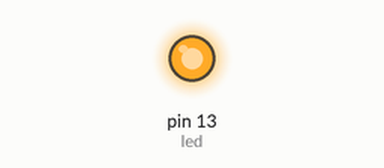
Recording of a sketch running on a simulated Arduino Uno, built with avr-gcc and run on an emulated ATmega328P. Parts: output pins drawn as LEDs (lit = HIGH).

Above: at 2.5 s.
At 7.5 s:
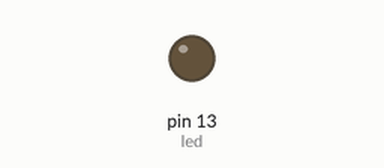
Timing chart, 0 to 13.0 s (numbered marks = the images above):
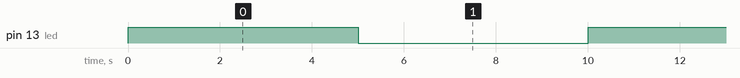

Measured:
- by itself, pin 13 (led): alternates HIGH for 5.0 s and LOW for 5.0 s

The sketch:

testarduino.ino
```cpp
int led=13;
void setup() {
pinMode(led,OUTPUT);
  // put your setup code here, to run once:

}

void loop() {
digitalWrite(led,HIGH);
delay(5000);
digitalWrite(led,LOW);
delay(5000);


  // put your main code here, to run repeatedly:

}
```
